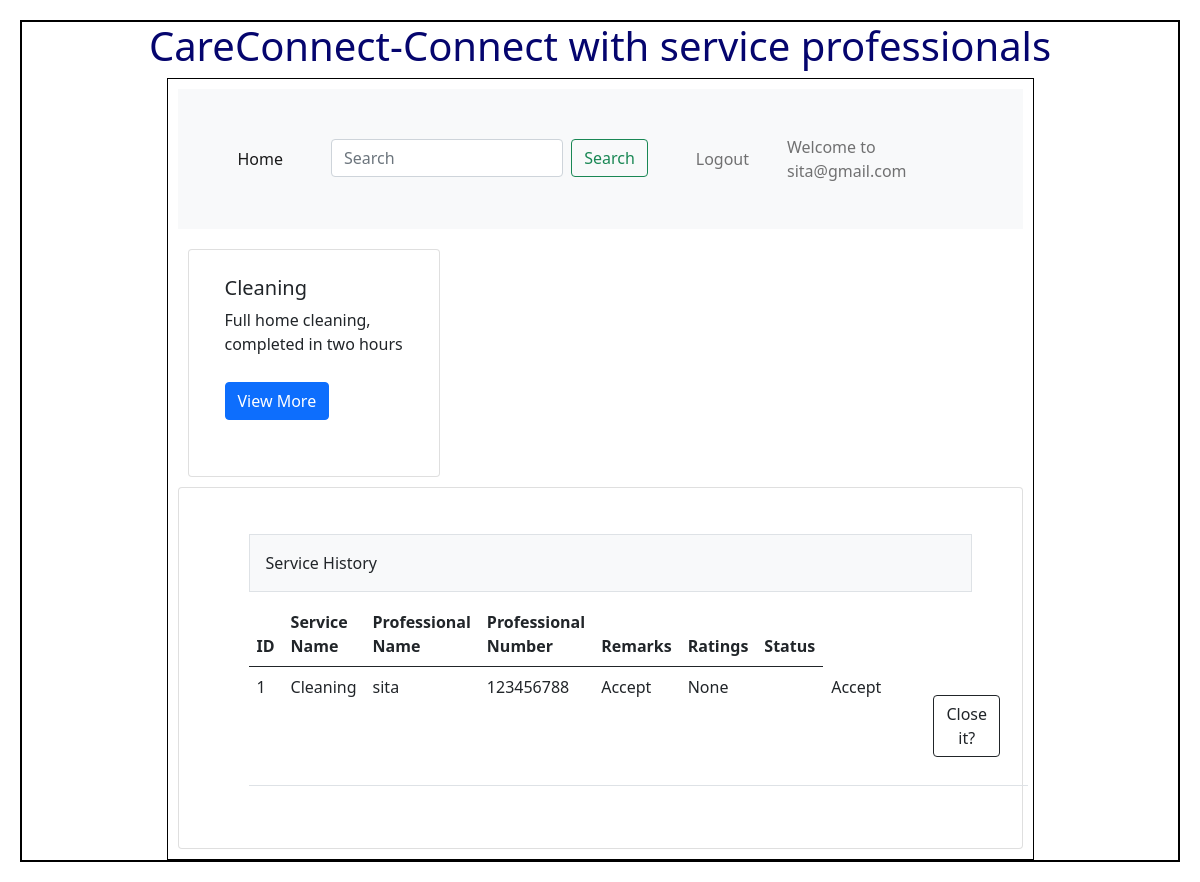
Page /customer (signed in) on the committed database.
### Backend/models.py (models this page shows)
class Professional(db.Model):
    __tablename__="Professional"
    id = db.Column(db.Integer, primary_key=True)
    email=db.Column(db.String,unique=True,nullable=False)
    password=db.Column(db.String,nullable=False)
    fullname=db.Column(db.String,nullable=False)
    contact_number=db.Column(db.Integer,nullable=False)
    address=db.Column(db.String,nullable=False)
    pincode=db.Column(db.Integer,nullable=False)
    experience=db.Column(db.String,nullable=False)
    professional_summary=db.Column(db.String,nullable=False)
    service_name=db.Column(db.String,nullable=False)
    status=db.Column(db.String,default="Active")
    p_req=db.Column(db.String,default="Pending")

class Service(db.Model):
    __tablename__="Service"
    id = db.Column(db.Integer, primary_key=True)
    name=db.Column(db.String,nullable=False)
    description=db.Column(db.String,nullable=False)
    baseprice=db.Column(db.Integer,default=0.0)
    subservice=db.Column(db.String,nullable=False)
    location=db.Column(db.String,nullable=False)
    pincode=db.Column(db.String,nullable=False)

class Servicereq(db.Model):
    __tablename__="Servicereq"
    id = db.Column(db.Integer, primary_key=True)
    Professional_id=db.Column(db.Integer, db.ForeignKey("Professional.id"),nullable=True)
    Service_id=db.Column(db.Integer, db.ForeignKey("Service.id"),nullable=False)
    Customer_id=db.Column(db.Integer, db.ForeignKey("Customer.id"),nullable=False)
    status=db.Column(db.String,nullable=False)
    remarks=db.Column(db.String,nullable=True)
    rating=db.Column(db.Integer,default=0)
    service=db.relationship("Service",cascade="all,delete",backref="Servicereqs",lazy=True)
    customer=db.relationship("Customer",cascade="all,delete",backref="Servicereqs",lazy=True)
    professional=db.relationship("Professional",cascade="all,delete",backref="Servicereqs",lazy=True)

### Backend/controllers.py (the view)
@app.route("/customer")
def customer_dashboard():
    redirect_response = isUserLoggedIn()
    if redirect_response is None:
        return redirect('/login')
    services=get_services()
    servicereqs=get_servicereq()
    Customer_id=session.get('userid')
    servicereqs = Servicereq.query.filter_by(Customer_id=Customer_id).all()
    return render_template("Customerdashboard.html",name=session.get('username'),services=services,servicereqs=servicereqs)

### Backend/controllers.py (called while the page is built)
def isUserLoggedIn():
    if 'userid' in session:
        if session.get('usertype') == 'admin':
            return redirect(url_for('admin_dashboard'))
        elif session.get('usertype') == 'customer':
            return redirect(url_for('customer_dashboard'))
        elif session.get('usertype') == 'professional':
            return redirect(url_for('professional_dashboard'))
    return None

def get_services():
    services=Service.query.all()
    return services

def get_servicereq():
    servicereqs=Servicereq.query.all()
    print(servicereqs)
    return servicereqs

### Templates/Customerdashboard.html (shortened to what this page needs)
<!DOCTYPE html>
<html>
    <head>
        <link rel="stylesheet" href="/static/styles/main.css">
        <link href="https://cdn.jsdelivr.net/npm/bootstrap@5.0.2/dist/css/bootstrap.min.css" rel="stylesheet">
    </head>
    <body>
        <div class = "my_container">
            <div class = "center"> <h1>CareConnect-Connect with service professionals</h1></div>
                <div class="my_panel">
                    <nav class="navbar navbar-expand-lg navbar-light bg-light">
                    <div class="container-fluid">
                        <div class="collapse navbar-collapse" id="navbarText">
                            <ul class="navbar-nav me-auto mb-2 mb-lg-0">
                                <li class="nav-item">
                                    <a class="nav-link active" aria-current="page" href="/customer">Home</a>
                                <li class="nav-item">
                                    <form class="d-flex" method="POST" action="/searchs">
                                    <input class="form-control me-2" type="search" placeholder="Search" aria-label="Search" name="search_txt" id="search_txt">
                                    <button class="btn btn-outline-success" type="submit">Search</button>
                                </li>
                                <li>
                                    <a class="nav-link" href="/logout">Logout</a>
                                </li>
                            </ul>
                            <span class="navbar-text">
                                Welcome to {{name}}
                            </span>
                        </div>
                    </div>
                    </nav>
                        <div class="row row-cols-1 row-cols-md-3 g-4">
                            {% for service in services %}
                            <div class="col">
                                <div class="card h-100">
                                    <div class="card-body">
                                            <h5 class="card-title">{{service.name}}</h5>
                                            <p class="card-text">{{service.description}}</p>
                                            <a href="{{ url_for('Subservice', id=service.id) }}"class="btn btn-primary">View More</a>
                                    </div>
                                </div>
                            </div>
                            {%endfor%}
                        </div>
                    <div class="card">
                    <div class="card-body">
                        <div class="container px-4">
                            <div class="row gx-5">
                                <div class="col">
                                    <div class="p-3 border bg-light table-responsive">Service History</div>
                                        <table class="table">
                                            <thead>
                                                <tr>
                                                <th scope="col">ID</th>
                                                <th scope="col">Service Name</th>
                                                <th scope="col">Professional Name</th>
                                                <th scope="col">Professional Number</th>
                                                <th scope="col">Remarks</th>
                                                <th scope="col">Ratings</th>
                                                <th scope="col">Status</th>
                                                </tr>
                                            </thead>
                                            <tbody>
                                                {%if servicereqs%}
                                                    {%for servicereq in servicereqs%}
                                                <tr>
                                                    <td>{{ servicereq.id }}</td>
                                                    <td>{{ servicereq.service.name }}</td>
                                                    <td>{{servicereq.professional.fullname}}</td>
                                                    <td>{{ servicereq.professional.contact_number}}</td>
                                                    <td>{{ servicereq.status}}</td>
                                                    <td>{{servicereq.remarks}}</td>
                                                    <td>{{servicereq.ratings}}</td>
                                                    <td>{{ servicereq.status}}</td>
                                                    <td>{{ servicereq.action}}</td>
                                                    <td>
                                                        {%if servicereq.status == "Accept" %}
                                                        <div class="d-grid gap-2 d-md-flex justify-content-md-end">
                                                            <a href="/feedback"type="button" class="btn btn-outline-dark btn-small">Close it?</a>
                                                        </div>
                                                        {%endif%}
                                                    </td>
                                                </tr>
                                                    {%endfor%}
                                                {%else%}
                                                    <h3 class = "center"> No services found</h3>
                                                {%endif%}
                                            </tbody>
                                        </table>
                                </div>
                            </div>
                        </div>
                    </div>
                    </div>
                </div>
        </div>
    </body>
</html>

### Static/Styles/main.css (style rules this page uses)
* { margin: 10px; }
.my_container { border: 2px solid black; }
.my_panel { width: 75%; margin: auto; height: auto; border: 1px solid black; }
.center { text-align: center; margin: auto; color: rgb(5,5,110); }

### rows in the picture
Professional: email "sita@gmail.com"
Service: name "Cleaning", description "Full home cleaning, completed in two hours"
Servicereq: id "1", service.name "Cleaning", professional.fullname "sita", professional.contact_number "123456788", status "Accept", remarks "None", shows "Close it?"
